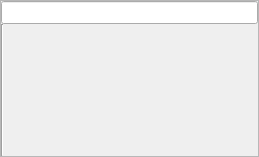
<?xml version="1.0" encoding="UTF-8"?>
<ui version="4.0">
 <class>TrackHeaderBase</class>
 <widget class="QFrame" name="TrackHeaderBase">
  <property name="geometry">
   <rect>
    <x>0</x>
    <y>0</y>
    <width>259</width>
    <height>157</height>
   </rect>
  </property>
  <property name="sizePolicy">
   <sizepolicy hsizetype="Preferred" vsizetype="Expanding">
    <horstretch>0</horstretch>
    <verstretch>2</verstretch>
   </sizepolicy>
  </property>
  <property name="minimumSize">
   <size>
    <width>0</width>
    <height>44</height>
   </size>
  </property>
  <property name="baseSize">
   <size>
    <width>200</width>
    <height>44</height>
   </size>
  </property>
  <property name="windowTitle">
   <string>Frame</string>
  </property>
  <property name="frameShape">
   <enum>QFrame::StyledPanel</enum>
  </property>
  <property name="frameShadow">
   <enum>QFrame::Raised</enum>
  </property>
  <property name="lineWidth">
   <number>3</number>
  </property>
  <layout class="QVBoxLayout" name="verticalLayout_2">
   <property name="spacing">
    <number>0</number>
   </property>
   <property name="margin">
    <number>0</number>
   </property>
   <item>
    <layout class="QHBoxLayout" name="m_nameHBox" stretch="0">
     <property name="spacing">
      <number>0</number>
     </property>
     <property name="topMargin">
      <number>0</number>
     </property>
     <item>
      <widget class="QLineEdit" name="m_trackName">
       <property name="minimumSize">
        <size>
         <width>0</width>
         <height>23</height>
        </size>
       </property>
       <property name="maximumSize">
        <size>
         <width>16777215</width>
         <height>23</height>
        </size>
       </property>
       <property name="acceptDrops">
        <bool>false</bool>
       </property>
       <property name="text">
        <string/>
       </property>
      </widget>
     </item>
    </layout>
   </item>
   <item>
    <layout class="QHBoxLayout" name="horizontalLayout">
     <property name="spacing">
      <number>0</number>
     </property>
     <item>
      <widget class="Line" name="m_colorLine">
       <property name="minimumSize">
        <size>
         <width>2</width>
         <height>0</height>
        </size>
       </property>
       <property name="maximumSize">
        <size>
         <width>2</width>
         <height>16777215</height>
        </size>
       </property>
       <property name="orientation">
        <enum>Qt::Vertical</enum>
       </property>
      </widget>
     </item>
     <item>
      <layout class="QVBoxLayout" name="verticalLayout" stretch="0,0">
       <property name="spacing">
        <number>0</number>
       </property>
       <item>
        <layout class="QHBoxLayout" name="m_panBox">
         <property name="spacing">
          <number>0</number>
         </property>
         <item>
          <layout class="QVBoxLayout" name="m_panLayout">
           <property name="spacing">
            <number>0</number>
           </property>
           <property name="leftMargin">
            <number>4</number>
           </property>
          </layout>
         </item>
         <item>
          <layout class="QVBoxLayout" name="m_buttonVBox">
           <property name="spacing">
            <number>0</number>
           </property>
           <property name="topMargin">
            <number>0</number>
           </property>
           <property name="rightMargin">
            <number>37</number>
           </property>
           <property name="bottomMargin">
            <number>0</number>
           </property>
           <item>
            <layout class="QHBoxLayout" name="m_buttonHBox" stretch="0,0,0,0,0,0,0,0">
             <property name="spacing">
              <number>0</number>
             </property>
             <property name="sizeConstraint">
              <enum>QLayout::SetDefaultConstraint</enum>
             </property>
             <property name="leftMargin">
              <number>10</number>
             </property>
             <property name="topMargin">
              <number>2</number>
             </property>
             <property name="rightMargin">
              <number>0</number>
             </property>
             <property name="bottomMargin">
              <number>2</number>
             </property>
             <item>
              <widget class="QToolButton" name="m_btnReminder1">
               <property name="minimumSize">
                <size>
                 <width>21</width>
                 <height>18</height>
                </size>
               </property>
               <property name="maximumSize">
                <size>
                 <width>21</width>
                 <height>18</height>
                </size>
               </property>
               <property name="focusPolicy">
                <enum>Qt::NoFocus</enum>
               </property>
               <property name="acceptDrops">
                <bool>false</bool>
               </property>
               <property name="text">
                <string/>
               </property>
               <property name="iconSize">
                <size>
                 <width>21</width>
                 <height>18</height>
                </size>
               </property>
               <property name="checkable">
                <bool>true</bool>
               </property>
               <property name="autoRaise">
                <bool>true</bool>
               </property>
              </widget>
             </item>
             <item>
              <widget class="QToolButton" name="m_btnReminder2">
               <property name="minimumSize">
                <size>
                 <width>21</width>
                 <height>18</height>
                </size>
               </property>
               <property name="maximumSize">
                <size>
                 <width>21</width>
                 <height>18</height>
                </size>
               </property>
               <property name="focusPolicy">
                <enum>Qt::NoFocus</enum>
               </property>
               <property name="acceptDrops">
                <bool>false</bool>
               </property>
               <property name="text">
                <string/>
               </property>
               <property name="iconSize">
                <size>
                 <width>21</width>
                 <height>18</height>
                </size>
               </property>
               <property name="checkable">
                <bool>true</bool>
               </property>
               <property name="autoRaise">
                <bool>true</bool>
               </property>
              </widget>
             </item>
             <item>
              <widget class="QToolButton" name="m_btnReminder3">
               <property name="minimumSize">
                <size>
                 <width>21</width>
                 <height>18</height>
                </size>
               </property>
               <property name="maximumSize">
                <size>
                 <width>21</width>
                 <height>18</height>
                </size>
               </property>
               <property name="focusPolicy">
                <enum>Qt::NoFocus</enum>
               </property>
               <property name="acceptDrops">
                <bool>false</bool>
               </property>
               <property name="text">
                <string/>
               </property>
               <property name="iconSize">
                <size>
                 <width>21</width>
                 <height>18</height>
                </size>
               </property>
               <property name="checkable">
                <bool>true</bool>
               </property>
               <property name="autoRaise">
                <bool>true</bool>
               </property>
              </widget>
             </item>
             <item>
              <widget class="QToolButton" name="m_btnAutomation">
               <property name="minimumSize">
                <size>
                 <width>21</width>
                 <height>18</height>
                </size>
               </property>
               <property name="maximumSize">
                <size>
                 <width>21</width>
                 <height>18</height>
                </size>
               </property>
               <property name="focusPolicy">
                <enum>Qt::NoFocus</enum>
               </property>
               <property name="acceptDrops">
                <bool>false</bool>
               </property>
               <property name="text">
                <string/>
               </property>
               <property name="iconSize">
                <size>
                 <width>21</width>
                 <height>18</height>
                </size>
               </property>
               <property name="checkable">
                <bool>false</bool>
               </property>
               <property name="autoRaise">
                <bool>true</bool>
               </property>
              </widget>
             </item>
             <item>
              <widget class="QToolButton" name="m_btnRecord">
               <property name="minimumSize">
                <size>
                 <width>21</width>
                 <height>18</height>
                </size>
               </property>
               <property name="maximumSize">
                <size>
                 <width>21</width>
                 <height>18</height>
                </size>
               </property>
               <property name="focusPolicy">
                <enum>Qt::NoFocus</enum>
               </property>
               <property name="acceptDrops">
                <bool>false</bool>
               </property>
               <property name="toolTip">
                <string>Record</string>
               </property>
               <property name="text">
                <string/>
               </property>
               <property name="iconSize">
                <size>
                 <width>21</width>
                 <height>18</height>
                </size>
               </property>
               <property name="checkable">
                <bool>true</bool>
               </property>
               <property name="autoRaise">
                <bool>true</bool>
               </property>
              </widget>
             </item>
             <item>
              <widget class="QToolButton" name="m_btnMute">
               <property name="minimumSize">
                <size>
                 <width>21</width>
                 <height>18</height>
                </size>
               </property>
               <property name="maximumSize">
                <size>
                 <width>21</width>
                 <height>18</height>
                </size>
               </property>
               <property name="focusPolicy">
                <enum>Qt::NoFocus</enum>
               </property>
               <property name="acceptDrops">
                <bool>false</bool>
               </property>
               <property name="toolTip">
                <string>Mute</string>
               </property>
               <property name="text">
                <string/>
               </property>
               <property name="iconSize">
                <size>
                 <width>21</width>
                 <height>18</height>
                </size>
               </property>
               <property name="checkable">
                <bool>true</bool>
               </property>
               <property name="autoRaise">
                <bool>true</bool>
               </property>
              </widget>
             </item>
             <item>
              <widget class="QToolButton" name="m_btnSolo">
               <property name="minimumSize">
                <size>
                 <width>21</width>
                 <height>18</height>
                </size>
               </property>
               <property name="maximumSize">
                <size>
                 <width>21</width>
                 <height>18</height>
                </size>
               </property>
               <property name="focusPolicy">
                <enum>Qt::NoFocus</enum>
               </property>
               <property name="acceptDrops">
                <bool>false</bool>
               </property>
               <property name="toolTip">
                <string>Solo</string>
               </property>
               <property name="text">
                <string/>
               </property>
               <property name="iconSize">
                <size>
                 <width>21</width>
                 <height>18</height>
                </size>
               </property>
               <property name="checkable">
                <bool>true</bool>
               </property>
               <property name="autoRaise">
                <bool>true</bool>
               </property>
              </widget>
             </item>
             <item>
              <spacer name="m_buttonsHSpacer">
               <property name="orientation">
                <enum>Qt::Horizontal</enum>
               </property>
               <property name="sizeType">
                <enum>QSizePolicy::Expanding</enum>
               </property>
               <property name="sizeHint" stdset="0">
                <size>
                 <width>50</width>
                 <height>20</height>
                </size>
               </property>
              </spacer>
             </item>
            </layout>
           </item>
          </layout>
         </item>
        </layout>
       </item>
       <item>
        <spacer name="m_mainVSpacer">
         <property name="orientation">
          <enum>Qt::Vertical</enum>
         </property>
         <property name="sizeType">
          <enum>QSizePolicy::MinimumExpanding</enum>
         </property>
         <property name="sizeHint" stdset="0">
          <size>
           <width>1</width>
           <height>2</height>
          </size>
         </property>
        </spacer>
       </item>
      </layout>
     </item>
    </layout>
   </item>
  </layout>
 </widget>
 <resources/>
 <connections/>
</ui>
